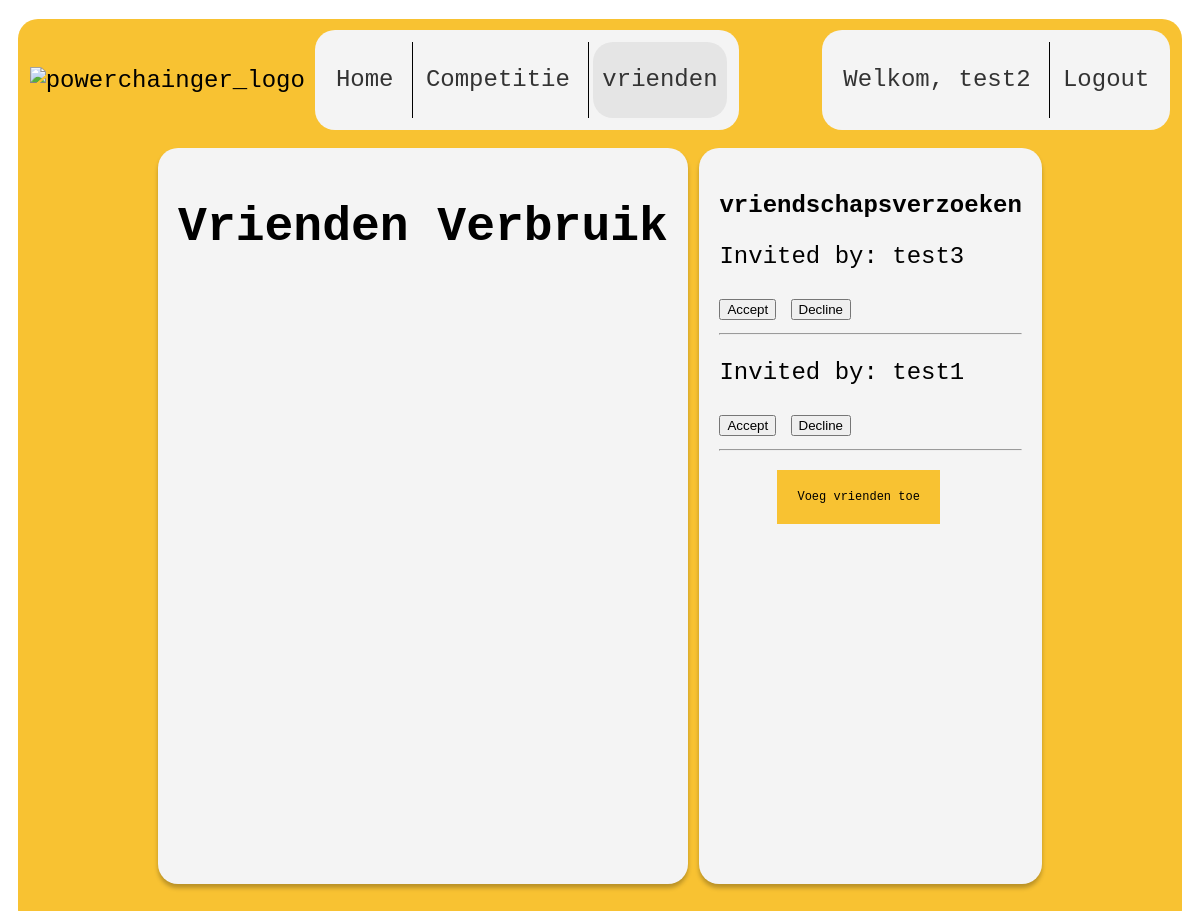
Before: /vrienden (signed in) with the older database file.
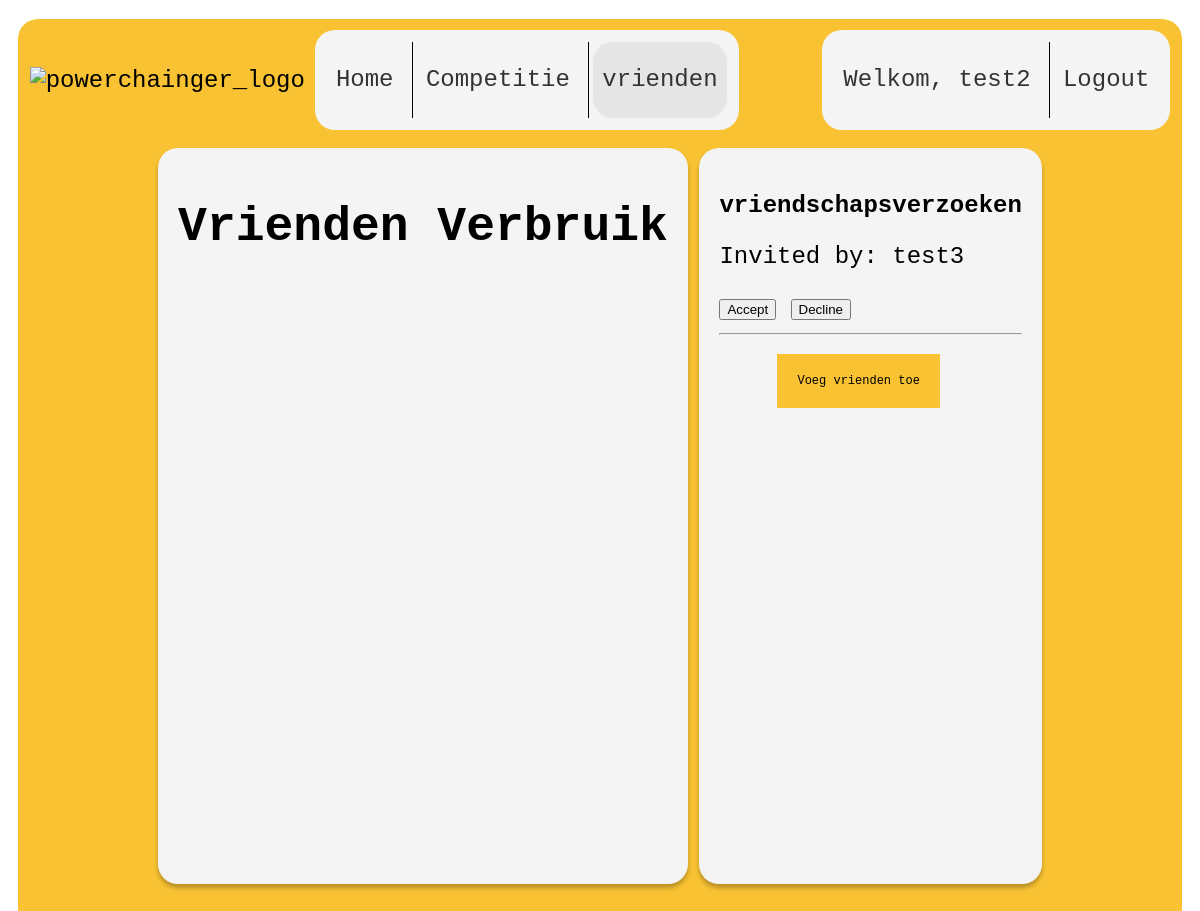
After: the same page with the newer database file.
### app/models.py (models this page shows, shortened)
class User(db.Model, UserMixin):
    __tablename__ = 'user'
    id = db.Column(db.Integer(), primary_key=True)
    email = db.Column(db.String(64), unique=True, nullable=False, index=True)
    username = db.Column(db.String(32), unique=True, nullable=False, index=True)
    password_hash = db.Column(db.String(120), nullable=False)
    def __repr__(self):
        return f"Welkom, {self.username}"

class Verzoeken(db.Model):
    verzoekID = db.Column(db.Integer, primary_key=True, autoincrement=True)
    userID = db.Column(db.Integer, db.ForeignKey('user.id'), nullable=False)
    vriendenID = db.Column(db.Integer, db.ForeignKey('user.id'), nullable=False)
    status = db.Column(db.String(100))
    user = db.relationship('User', foreign_keys=[userID], backref='verzoeken_verzonden')
    vriend = db.relationship('User', foreign_keys=[vriendenID], backref='verzoeken_ontvangen')

### app/views.py (the view)
@app.route("/vrienden")
@login_required
def vrienden():
    userID = current_user.id
    database_path = os.path.join(os.path.dirname(__file__), 'data.sqlite')
    conn = sqlite3.connect(database_path)
    cursor = conn.cursor()
    vriend = Vrienden.query.filter_by(userID=current_user.id).all()
    cursor.execute("""
        SELECT u.username AS inviter_username, v.verzoekID, v.status
        FROM verzoeken v
        JOIN user u ON u.id = v.userID
        WHERE v.vriendenID = ? and v.status = "pending"
    """, (userID,))
    columns = [column[0] for column in cursor.description]
    invitations = [dict(zip(columns, row)) for row in cursor.fetchall()]
    print(invitations)
    conn.close()
    return render_template('public/vrienden.html', invitations=invitations, name=current_user, vriend=vriend)

### app/models.py (called while the page is built)
@login_manager.user_loader
def load_user(user_id):
    return User.query.get(user_id)

### app/templates/public/vrienden.html (shortened to what this page needs)
{%extends "public/templates/iot_template.html"%}
{%block main%}
<div class="vriendenbox">
  <div class="vrienden">
<h1>Vrienden Verbruik</h1>
</div>
  <div class="vrienden">
    <p class="titel">vriendschapsverzoeken</p>
    {% if invitations %}
    {% for invitation in invitations %}
        <form action="/process_invitation" method="POST">
            <p>Invited by: {{ invitation.inviter_username }}</p>
            <button type="submit" name="action" value="accept">Accept</button>
            <button type="submit" name="action" value="decline">Decline</button>
        </form>
        <hr>
    {% endfor %}
    {% else %}
    <p class="home">Geen vriendschaps verzoeken gevonden.</p>
    {% endif %}
    <div class="vriend-toevoeg-button">
        <button id="openPopup">Voeg vrienden toe</button>
    </div>
  </div>
</div>
{%endblock%}

### app/templates/public/templates/iot_template.html (shortened to what this page needs)
<!DOCTYPE html>
<html lang="nl">
  <head>
    <link type="text/css" href="{{url_for('static',filename='css/stylesheettest.css')}}" rel="stylesheet">
    <link type="text/css" href="{{url_for('static',filename='css/test.css')}}" rel="stylesheet">
  </head>
<body>
  <div class="outline_geel_achtergrond">
    <nav class="navbar">
      <div class="logo_site">
        <img class="powerchainger_logo" alt="powerchainger_logo"
          src="https://www.powerchainger.nl/wp-content/uploads/powerchainger-logo.svg">
      </div>
      <div class="navlinks">
        <a class="losse_navbutton {% if request.path == url_for('home') %}active{% endif %}" aria-current="page"
          href="{{ url_for('home') }}">Home</a>
        <a class="losse_navbutton {% if request.path == url_for('competitie') %}active{% endif %}" aria-current="page"
          href="{{ url_for('competitie') }}">Competitie</a>
          <a class="losse_navbutton {% if request.path == url_for('vrienden') %}active{% endif %}" aria-current="page"
          href="{{ url_for('vrienden') }}">vrienden</a>
      </div>
      <div class="navrechts">
        {% if current_user.is_authenticated %}
        <a class="losse_navbutton {% if request.path == url_for('huisconfig') %}active{% endif %}" aria-current="page"
        href="{{ url_for('huisconfig') }}">{{ name }}</a>
        <a class="losse_navbutton {% if request.path == url_for('logout') %}active{% endif %}" aria-current="page"
        href="{{ url_for('logout') }}">Logout</a>
        {% else %}
        <a class="losse_navbutton {% if request.path == url_for('login') %}active{% endif %}" aria-current="page"
        href="{{ url_for('login') }}">Login</a>
        <a class="losse_navbutton {% if request.path == url_for('register') %}active{% endif %}" aria-current="page"
        href="{{ url_for('register') }}">Registreren</a>
      {% endif %}
      </div>
    </nav>
    {%block main%}  {%endblock%}
  </div>
</body>
</html>

### app/static/css/stylesheettest.css (style rules this page uses)
body { font-size: 14px; }
.vriend-toevoeg-button { display: flex; justify-content: center; align-items: flex-start; }
.vriend-toevoeg-button button { margin: 7px 0; margin-right: 2em; background-color: #F8C232; border-radius: 0%; border: none; color: black; text-align: center; display: inline-block; font-size: 16px; font-family: monospace; padding: 20px; text-decoration: none; font-size: 1vmax; }

### app/static/css/test.css (style rules this page uses)
.outline_geel_achtergrond { position: absolute; width: 97%; height: 97%; left: 1.5%; top: 2%; right: 2%; bottom: 2%; background: #F8C232; border-radius: 20px; font-family: monospace; font-weight: 00; font-size: 24px; }
.navbar { margin: 1%; display: flex; align-items: center; overflow: hidden; }
.powerchainger_logo { width: 150px; height: auto; margin-right: 10px; }
.navlinks { display: inline-block; padding: 12px; text-decoration: none; font-size: 24px; line-height: 40px; background: #F4F4F4; border-radius: 20px; }
.navrechts { display: inline-block; padding: 12px; text-decoration: none; font-size: 24px; line-height: 40px; background: #F4F4F4; border-radius: 20px; margin-left: auto; }
.navlinks a.active { background: #E5E5E5; padding-top: 18px; padding-bottom: 18px; border-radius: 20px; }
.losse_navbutton { color: #333333; display: inline-block; border-radius: 20px; padding-top: 18px; padding-bottom: 18px; text-decoration: none; padding-left: 9px; padding-right: 9px; position: relative; }
.losse_navbutton:not(:first-child)::before { content: ""; position: absolute; top: 0; bottom: 0; width: 1px; background-color: #000; }
.losse_navbutton::before { left: -5px; }
.losse_navbutton:last-child::before { width: 0.5px; }
.vriendenbox { display: flex; justify-content: center; height: 100vh; margin: 0; }
.vrienden { background-color: #f4f4f4; box-shadow: 0px 4px 4px rgba(0, 0, 0, 0.25); border-radius: 20px; margin: 0.5%; padding: 20px; height: 29em; }
.titel { text-align: center; color: black; text-decoration: none; font-size: 2vmax; font-weight: bold; vertical-align: top; }

Changed rows visible on the page:
removed Verzoeken: inviter_username "test1"
